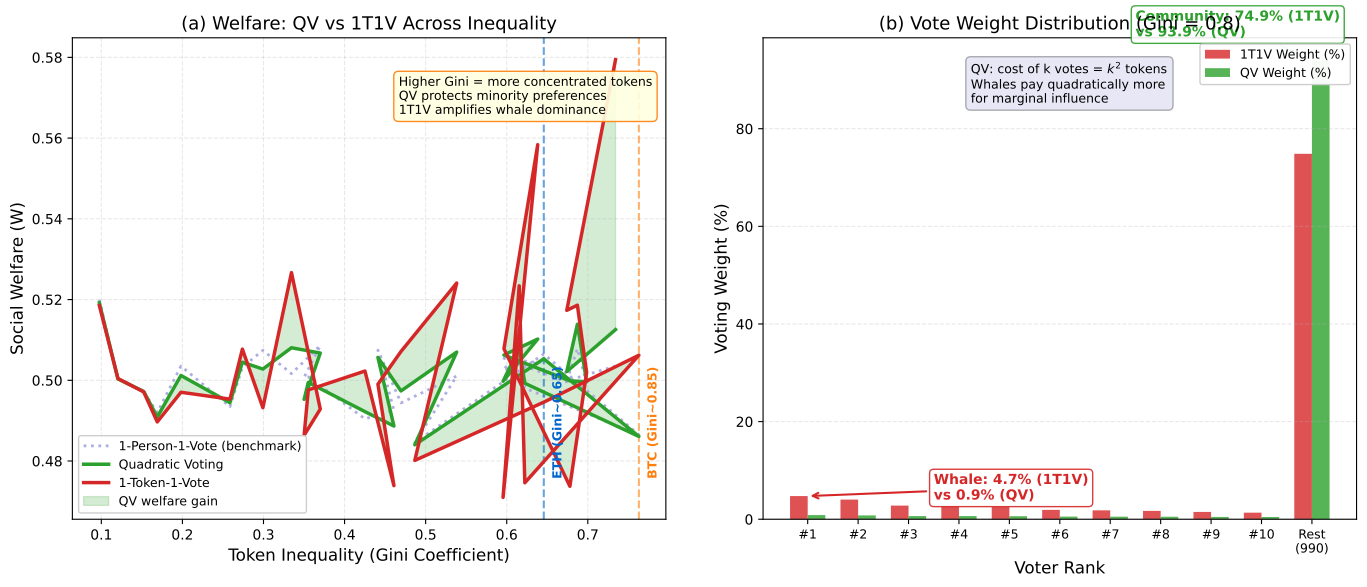

The Python source for this figure:
"""Governance Welfare Comparison: 1T1V vs Quadratic Voting

Multi-panel chart comparing welfare outcomes under different voting mechanisms.

Economic Model:
  One-Token-One-Vote welfare: $W_{1T1V} = \sum_i v_i \cdot w_i$
  where $w_i = t_i / \sum t_j$ (vote weight proportional to token holdings).
  Quadratic Voting welfare: $W_{QV} = \sum_i v_i \cdot \sqrt{t_i}$
  where cost of $k$ votes = $k^2$ tokens.
  Based on Weyl \& Lalley (2018), Buterin et al. (2019).

# Multi-panel override: comparative statics requires simultaneous visibility

Citation: Weyl & Lalley (2018) - Quadratic Voting; Buterin, Hitzig & Weyl (2019)
"""
import matplotlib.pyplot as plt
import numpy as np
from pathlib import Path

np.random.seed(42)

plt.rcParams.update({
    'font.size': 11, 'axes.labelsize': 12, 'axes.titlesize': 13,
    'xtick.labelsize': 10, 'ytick.labelsize': 10, 'legend.fontsize': 10,
    'figure.dpi': 150
})

MLPURPLE = '#3333B2'
MLBLUE = '#0066CC'
MLORANGE = '#FF7F0E'
MLGREEN = '#2CA02C'
MLRED = '#D62728'
MLLAVENDER = '#ADADE0'

# --- Model ---
# Generate voters with varying token holdings and preference intensities
n_voters = 1000

def generate_voters(n, gini_target):
    """Generate token holdings with approximate target Gini coefficient.
    Uses Pareto distribution to control inequality."""
    # Pareto shape parameter: higher shape = lower inequality
    # Gini for Pareto = 1/(2*alpha - 1), so alpha = (1 + 1/Gini)/2
    if gini_target < 0.05:
        gini_target = 0.05
    alpha = (1.0 + 1.0 / gini_target) / 2.0
    alpha = max(alpha, 1.01)  # ensure valid Pareto
    holdings = np.random.pareto(alpha, n) + 1.0
    holdings = holdings / holdings.sum()  # normalize to shares
    return holdings

def compute_gini(shares):
    """Compute Gini coefficient."""
    shares_sorted = np.sort(shares)
    n = len(shares_sorted)
    index = np.arange(1, n + 1)
    return float(np.sum((2 * index - n - 1) * shares_sorted) / (n * np.sum(shares_sorted)))

def welfare_1t1v(values, holdings):
    """1T1V welfare: weight by token holdings."""
    weights = holdings / holdings.sum()
    return np.sum(values * weights)

def welfare_qv(values, holdings):
    """QV welfare: weight by sqrt of token holdings."""
    weights = np.sqrt(holdings)
    weights = weights / weights.sum()
    return np.sum(values * weights)

def welfare_equal(values):
    """Equal-weight (one-person-one-vote) welfare (benchmark)."""
    return np.mean(values)

# --- Sweep over Gini values ---
gini_targets = np.linspace(0.1, 0.9, 30)
welfare_1t1v_vals = []
welfare_qv_vals = []
welfare_equal_vals = []
actual_ginis = []

for g in gini_targets:
    holdings = generate_voters(n_voters, g)
    actual_g = compute_gini(holdings)
    actual_ginis.append(actual_g)

    # Preference intensity: random, independent of wealth
    values = np.random.normal(0.5, 0.2, n_voters)
    values = np.clip(values, 0, 1)

    w_1t1v = welfare_1t1v(values, holdings)
    w_qv = welfare_qv(values, holdings)
    w_eq = welfare_equal(values)

    welfare_1t1v_vals.append(w_1t1v)
    welfare_qv_vals.append(w_qv)
    welfare_equal_vals.append(w_eq)

welfare_1t1v_vals = np.array(welfare_1t1v_vals)
welfare_qv_vals = np.array(welfare_qv_vals)
welfare_equal_vals = np.array(welfare_equal_vals)
actual_ginis = np.array(actual_ginis)

fig, (ax1, ax2) = plt.subplots(1, 2, figsize=(14, 6))

# --- Panel (a): Welfare comparison across Gini ---
ax1.plot(actual_ginis, welfare_equal_vals, color=MLLAVENDER, linewidth=2,
         linestyle=':', label='1-Person-1-Vote (benchmark)', zorder=2)
ax1.plot(actual_ginis, welfare_qv_vals, color=MLGREEN, linewidth=2.5,
         label='Quadratic Voting', zorder=3)
ax1.plot(actual_ginis, welfare_1t1v_vals, color=MLRED, linewidth=2.5,
         label='1-Token-1-Vote', zorder=3)

# Shade the welfare gap
ax1.fill_between(actual_ginis, welfare_qv_vals, welfare_1t1v_vals,
                 alpha=0.2, color=MLGREEN, label='QV welfare gain')

# Mark crypto-relevant Gini levels
crypto_ginis = [0.65, 0.85]
crypto_labels = ['ETH (Gini~0.65)', 'BTC (Gini~0.85)']
crypto_colors = [MLBLUE, MLORANGE]

for cg, cl, cc in zip(crypto_ginis, crypto_labels, crypto_colors):
    idx = np.argmin(np.abs(actual_ginis - cg))
    ax1.axvline(x=actual_ginis[idx], color=cc, linestyle='--', alpha=0.6, linewidth=1.5)
    ax1.text(actual_ginis[idx] + 0.01, ax1.get_ylim()[0] + 0.01, cl,
             fontsize=9, color=cc, fontweight='bold', rotation=90, va='bottom')

ax1.set_xlabel('Token Inequality (Gini Coefficient)')
ax1.set_ylabel('Social Welfare (W)')
ax1.set_title('(a) Welfare: QV vs 1T1V Across Inequality')
ax1.legend(loc='lower left', fontsize=9, framealpha=0.95)
ax1.grid(True, alpha=0.3, linestyle='--')

# Annotation
ax1.text(0.55, 0.92, 'Higher Gini = more concentrated tokens\n'
         'QV protects minority preferences\n'
         '1T1V amplifies whale dominance',
         transform=ax1.transAxes, fontsize=9, va='top',
         bbox=dict(boxstyle='round,pad=0.4', facecolor='lightyellow',
                   edgecolor=MLORANGE, alpha=0.9))

# --- Panel (b): Voting power distribution for specific Gini ---
# Show vote weight distribution for Gini ~ 0.8
holdings_high = generate_voters(n_voters, 0.8)
holdings_sorted = np.sort(holdings_high)[::-1]  # descending

# Top 10 holders: 1T1V weight vs QV weight
top_n = 10
top_holdings = holdings_sorted[:top_n]
rest_holdings = holdings_sorted[top_n:]

# 1T1V weights
w_1t1v_top = top_holdings / holdings_sorted.sum()
w_1t1v_rest = rest_holdings.sum() / holdings_sorted.sum()

# QV weights
sqrt_all = np.sqrt(holdings_sorted)
w_qv_top = sqrt_all[:top_n] / sqrt_all.sum()
w_qv_rest = sqrt_all[top_n:].sum() / sqrt_all.sum()

x_pos = np.arange(top_n + 1)
width = 0.35

bars_1t1v = np.append(w_1t1v_top, w_1t1v_rest)
bars_qv = np.append(w_qv_top, w_qv_rest)

rects1 = ax2.bar(x_pos - width/2, bars_1t1v * 100, width, color=MLRED, alpha=0.8,
                 label='1T1V Weight (%)')
rects2 = ax2.bar(x_pos + width/2, bars_qv * 100, width, color=MLGREEN, alpha=0.8,
                 label='QV Weight (%)')

labels = [f'#{i+1}' for i in range(top_n)] + ['Rest\n(990)']
ax2.set_xticks(x_pos)
ax2.set_xticklabels(labels, fontsize=9)

# Highlight the whale
ax2.annotate(f'Whale: {bars_1t1v[0]*100:.1f}% (1T1V)\nvs {bars_qv[0]*100:.1f}% (QV)',
             xy=(0, bars_1t1v[0] * 100),
             xytext=(2.5, bars_1t1v[0] * 100 * 0.85),
             fontsize=10, fontweight='bold', color=MLRED,
             arrowprops=dict(arrowstyle='->', color=MLRED, lw=1.5),
             bbox=dict(boxstyle='round,pad=0.3', facecolor='white',
                       edgecolor=MLRED, alpha=0.9))

# Community power
ax2.annotate(f'Community: {bars_1t1v[-1]*100:.1f}% (1T1V)\nvs {bars_qv[-1]*100:.1f}% (QV)',
             xy=(top_n, bars_qv[-1] * 100),
             xytext=(top_n - 3.5, max(bars_qv[-1], bars_1t1v[-1]) * 100 + 5),
             fontsize=10, fontweight='bold', color=MLGREEN,
             arrowprops=dict(arrowstyle='->', color=MLGREEN, lw=1.5),
             bbox=dict(boxstyle='round,pad=0.3', facecolor='white',
                       edgecolor=MLGREEN, alpha=0.9))

ax2.set_xlabel('Voter Rank')
ax2.set_ylabel('Voting Weight (%)')
ax2.set_title('(b) Vote Weight Distribution (Gini = 0.8)')
ax2.legend(loc='upper right', fontsize=9, framealpha=0.95)
ax2.grid(True, alpha=0.3, linestyle='--', axis='y')

# QV formula box
ax2.text(0.35, 0.95, 'QV: cost of k votes = $k^2$ tokens\n'
         'Whales pay quadratically more\nfor marginal influence',
         transform=ax2.transAxes, fontsize=9, va='top',
         bbox=dict(boxstyle='round,pad=0.4', facecolor=MLLAVENDER, alpha=0.3))

plt.tight_layout()
plt.savefig(Path(__file__).parent / 'chart.pdf', dpi=300, bbox_inches='tight')
plt.savefig(Path(__file__).parent / 'chart.png', dpi=150, bbox_inches='tight')
plt.close()
print("Chart saved to chart.pdf and chart.png")
